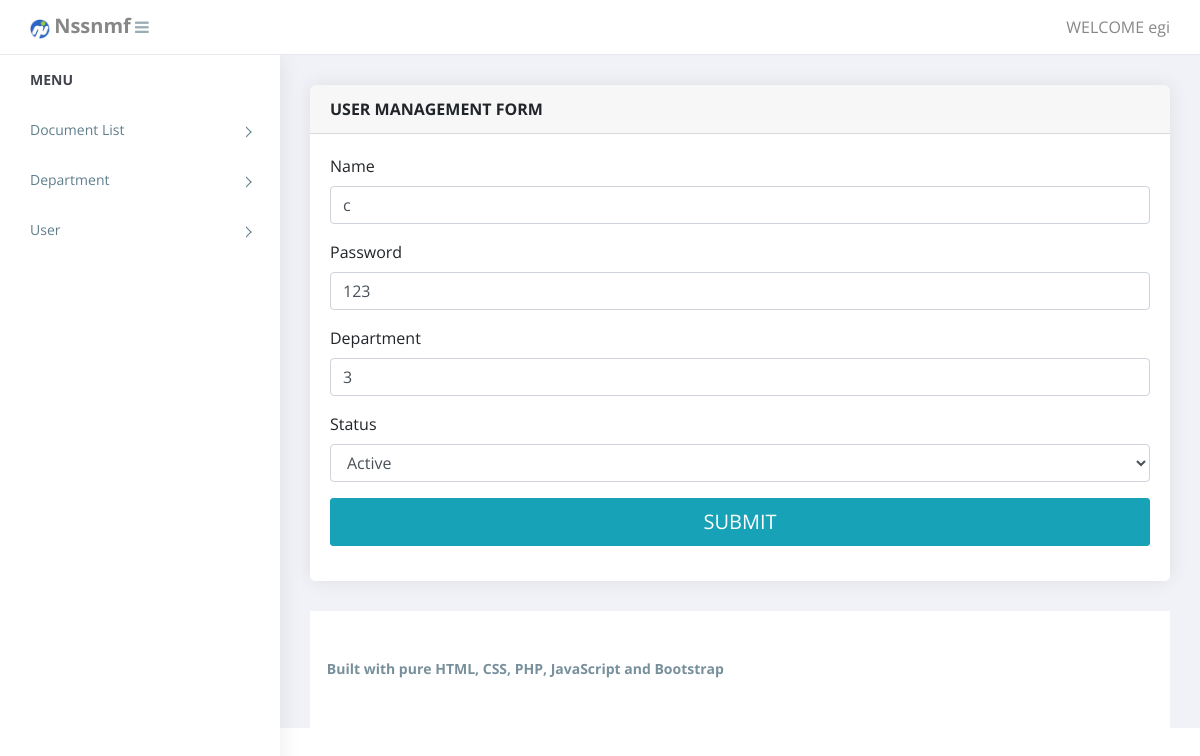
The page /manage_user_management.php?id=12 (signed in) on the database its author committed.
### tables this page shows
CREATE TABLE `tbl_user` (
  `Id_User` int(11) NOT NULL,
  `Name` varchar(255) NOT NULL,
  `Id_Departement` int(11) NOT NULL,
  `Password` varchar(255) NOT NULL,
  `Status` int(11) NOT NULL
);

### functions.inc.php (called while the page is built, shortened)
<?php
function get_safe_value($con,$str){
	if($str!=''){
		$str=trim($str);
		return mysqli_real_escape_string($con,$str);
	}
}
	?>

### manage_user_management.php (the view, shortened to what this page needs)
<?php
require('top.inc.php');
$name = '';
$department_id = '';
$password = '';
$status = '1';
if (isset($_GET['id']) && $_GET['id'] != '') {
    $id = get_safe_value($con, $_GET['id']);
    $res = mysqli_query($con, "SELECT * FROM tbl_user WHERE Id_User='$id'");
    $check = mysqli_num_rows($res);
    if ($check > 0) {
        $row = mysqli_fetch_assoc($res);
        $name = $row['Name'];
        $department_id = $row['Id_Departement'];
        $password = $row['Password'];
        $status = $row['Status'];
    } else {
        header('location:user_management.php');
        die();
    }
}
?>
<div class="content pb-0">
    <div class="animated fadeIn">
        <div class="row">
            <div class="col-lg-12">
                <div class="card">
                    <div class="card-header"><strong>USER MANAGEMENT FORM</strong></div>
                    <form method="post" enctype="multipart/form-data">
                        <div class="card-body card-block">
                            <div class="form-group">
                                <label for="name" class="form-control-label">Name</label>
                                <input type="text" name="name" placeholder="Enter name" class="form-control" required value="<?php echo $name; ?>">
                            </div>
                            <div class="form-group">
                                <label for="password" class="form-control-label">Password</label>
                                <input type="text" name="password" placeholder="Enter password" class="form-control" required value="<?php echo $password; ?>">
                            </div>
                            <div class="form-group">
                                <label for="department_id" class="form-control-label">Department</label>
                                <input type="text" name="department_id" placeholder="Enter department ID" class="form-control" required value="<?php echo $department_id; ?>">
                            </div>
                            <div class="form-group">
                                <label for="status" class="form-control-label">Status</label>
                                <select name="status" class="form-control">
                                    <option value="1" <?php echo $status == '1' ? 'selected' : ''; ?>>Active</option>
                                </select>
                            </div>
                            <button id="payment-button" name="submit" type="submit" class="btn btn-lg btn-info btn-block">
                                <span id="payment-button-amount">SUBMIT</span>
                            </button>
                        </div>
                    </form>
                </div>
            </div>
        </div>
    </div>
</div>
<?php
require('footer.inc.php');
?>

### assets/css/style.css (style rules this page uses)
body { display: table; font-family: open sans, sans-serif; font-size: 16px; width: 100% }
a, button { text-decoration: none; outline: none!important; color: #878787; -webkit-transition: all .25s ease; transition: all .25s ease }
.pb-0 { padding-bottom: 0 }
.btn, button, input, textarea { -webkit-box-shadow: none; box-shadow: none; outline: 0!important }
.btn { border-radius: 3px }
.content { float: left; padding: 1.875em; width: 100% }
.card { margin-bottom: 1.875em; border-radius: 5px; padding: 0; border: 0 solid transparent; -webkit-box-shadow: 0 0 20px rgba(0, 0, 0, .08); box-shadow: 0 0 20px rgba(0, 0, 0, .08) }
.card .card-body { float: left; padding: 1.25em; position: relative; width: 100% }
.btn, .button { display: inline-block; font-weight: 400; text-align: center; white-space: nowrap; vertical-align: middle; -webkit-transition: all .15s ease-in-out; transition: all .15s ease-in-out; border-radius: 3; cursor: pointer }
@media (max-width:1368px) { .card-body { padding: 15px } }

### rows shown on the page
tbl_user: name "c", password "123", department_id "3", status "Active"

### other values the page prints
$_SESSION['ADMIN_USERNAME'] "egi"
